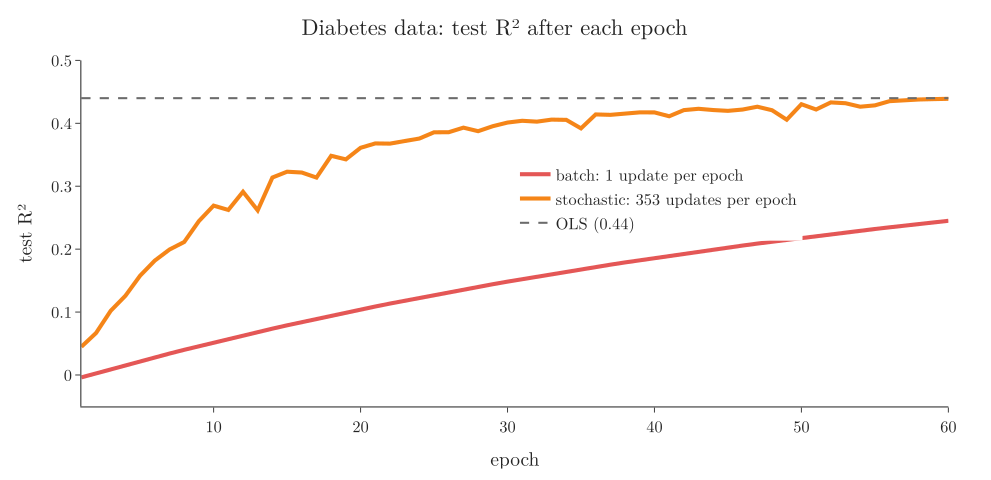

Recreate this plot in Python.
"""Test R2 on the diabetes data after each epoch: batch (learning rate 0.5) vs stochastic (learning rate 0.01) (Plotly)."""
from pathlib import Path
import numpy as np
import plotly.graph_objects as go
from sklearn.datasets import load_diabetes
from sklearn.metrics import r2_score
from sklearn.model_selection import train_test_split

here = Path(__file__).parent
X, y = load_diabetes(return_X_y=True)
X_train, X_test, y_train, y_test = train_test_split(X, y, test_size=0.2, random_state=2)
n = len(X_train)
rng = np.random.default_rng(0)
bb, wb, bs, ws = 0.0, np.ones(10), 0.0, np.ones(10)
rb, rs = [], []
for e in range(60):
    err = y_train - (X_train @ wb + bb)
    bb += 0.5 * 2 * err.mean(); wb += 0.5 * 2 * X_train.T @ err / n
    for _ in range(n):
        i = rng.integers(n); er = y_train[i] - (X_train[i] @ ws + bs)
        bs += 0.01 * 2 * er; ws += 0.01 * 2 * er * X_train[i]
    rb.append(r2_score(y_test, X_test @ wb + bb)); rs.append(r2_score(y_test, X_test @ ws + bs))
ep = list(range(1, 61))
fig = go.Figure()
fig.add_trace(go.Scatter(x=ep, y=rb, mode="lines", name="batch: 1 update per epoch", line=dict(color="#E45756", width=4)))
fig.add_trace(go.Scatter(x=ep, y=rs, mode="lines", name="stochastic: 353 updates per epoch", line=dict(color="#F58518", width=4)))
fig.add_trace(go.Scatter(x=[1, 60], y=[0.44] * 2, mode="lines", name="OLS (0.44)", line=dict(color="#6B6B6B", dash="dash")))
fig.update_layout(template="simple_white", width=950, height=460, font=dict(family="Latin Modern Roman", size=16),
                  legend=dict(x=0.5, y=0.6), margin=dict(l=70, r=30, t=50, b=60),
                  title=dict(text="Diabetes data: test R² after each epoch", x=0.5),
                  xaxis=dict(title="epoch"), yaxis=dict(title="test R²", range=[-0.05, 0.5]))
print("epoch 10:", round(rb[9], 3), round(rs[9], 3), " epoch 40:", round(rb[39], 3), round(rs[39], 3))
fig.write_image(here / "batch_vs_sgd.png", scale=2)
fig.write_image(here / "batch_vs_sgd.pdf")
